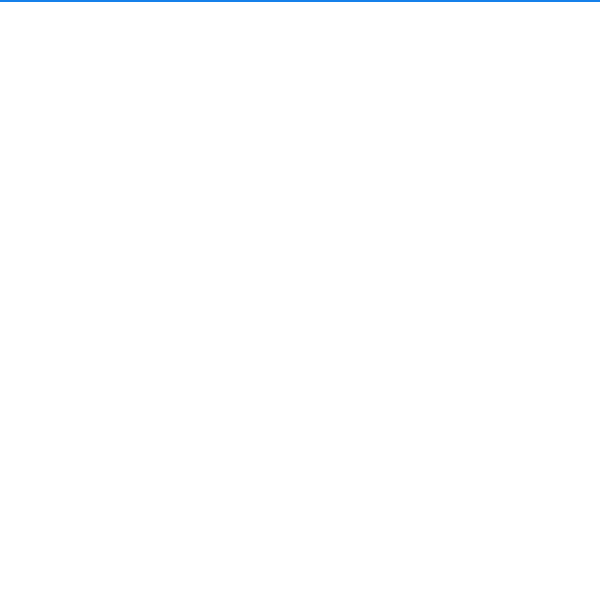
Frame 1 (no input)
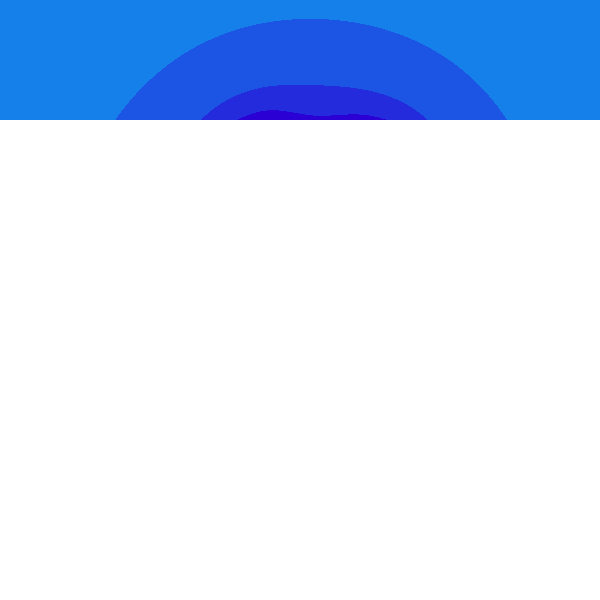
Frame 60 (no input)
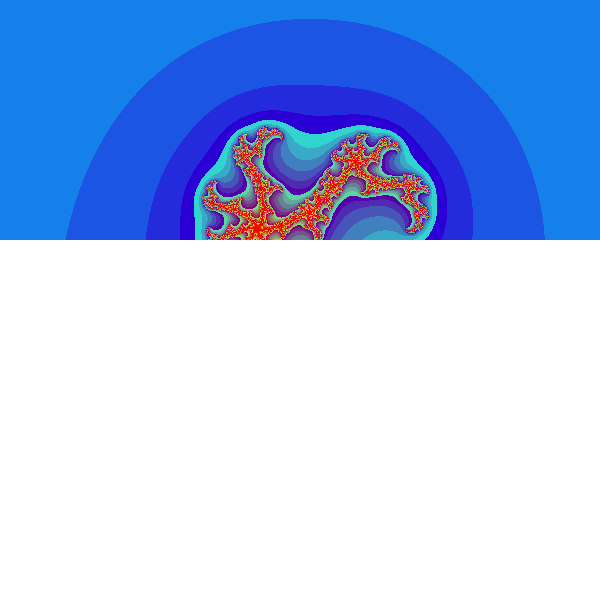
Frame 120 (the mouse pressed at the canvas centre since frame 60)

The p5.js sketch that drew these frames (run headless with seeded random() and noise() and a simulated clock; from frame 60 on, the mouse is pressed at the canvas centre):

// p5.js sketch
// ── sketch.js
const defaultWidth = 600;
const defaultHeight = 600;
var currentLine = 0;
var finished = false;
var oldColor = false;
var a = 0.43376877;
var b = 0.20130180;
function getValue(c, z0, maximum, limite){
    z = z0;
    for(var i = 0; i < maximum; ++i){
        
        if(z[0] * z[0] + z[1] * z[1] > limite * limite)
            return i;
        var ztmp = [c[0], c[1]];
        ztmp[0] += z[0] * z[0] - z[1] * z[1];
        ztmp[1] += 2* z[1] * z[0];
        z = [ztmp[0],ztmp[1]];
    }
    return maximum;
}

function drawJulia(c = [0,0], limite = 100, max = 36, nbpX = 600, nbpY = 600, xmin = -2, xmax = 2, ymin = -2, ymax = 2){
    background(255);
    for (var x = 0; x < nbpX; x++){
        for(var y = 0; y < nbpY; y++){
            noStroke()
            var xNorm = x / nbpX;
            var yNorm = y / nbpY;
            var x0 = xmin + (xmax - xmin) * xNorm;
            var y0 = ymin + (ymax - ymin) * yNorm;
            var m = getValue(c, [x0, y0], max, limite);
            fill(255 * m / max,  (30 * 255 * m / max) % 255, 255 - 255 * m / max);
            fill(255 * m / max,  0, 255 -  m / max);
            rect(xNorm * defaultWidth, yNorm * defaultHeight, defaultWidth / nbpX, defaultHeight / nbpY);
        }
    }
}
function drawJuliaLine(c = [0,0], limite = 100, max = 36, nbpX = 600, nbpY = 600, xmin = -2, xmax = 2, ymin = -2, ymax = 2){
    
    var y = currentLine;
    for(var x = 0; x < nbpY; x++){
        noStroke()
        var xNorm = x / nbpX;
        var yNorm = y / nbpY;
        var x0 = xmin + (xmax - xmin) * xNorm;
        var y0 = ymin + (ymax - ymin) * yNorm;
        var m = getValue(c, [x0, y0], max, limite);
        fill(255 * m / max,  (30 * 255 * m / max) % 255, 255 - 255 * m / max);
        if (oldColor)
            fill(255 * m / max,  0, 255 -  m / max);
        rect(xNorm * defaultWidth, yNorm * defaultHeight, defaultWidth / nbpX, defaultHeight / nbpY);
    }
    ++currentLine;
    if(currentLine == nbpY)
        {
            finished = true;
            currentLine = 0;
        }
}
function createInput(){
    var node = document.createElement("input");
    document.body.appendChild(node);
    return node;
}
function createButton(text){
    var node = document.createElement("button");
    node.innerText = text;
    document.body.appendChild(node);
    return node;
}
function addBr(){
    var node = document.createElement("br");
    document.body.appendChild(node);
    return node;
}
function createCheckbox(){
    var node = createInput();
    node.type = "checkbox";
    return node;
}

window.setup = function()
{
    var aInput = createInput();
    aInput.placeholder = "a value";
    var bInput = createInput();
    bInput.placeholder = "b value";
    var startButton = createButton("start");
    var checkbox = createCheckbox();
    addBr();
    startButton.onclick = function(){
        reset(float(aInput.value), float(bInput.value));
        oldColor = checkbox.checked;
    }
    window.canvas = createCanvas(defaultWidth, defaultHeight);
    //drawJulia([0.43376877,0.20130180]);
    
    frameRate(30);
}

window.reset=function(x, y)
{
    a = x;
    b = y;
    finished = false;
    
}

window.draw = function(){
    for(var i = 0; i < 2; i++)
        if(!finished)
            drawJuliaLine([a,b]);
}
